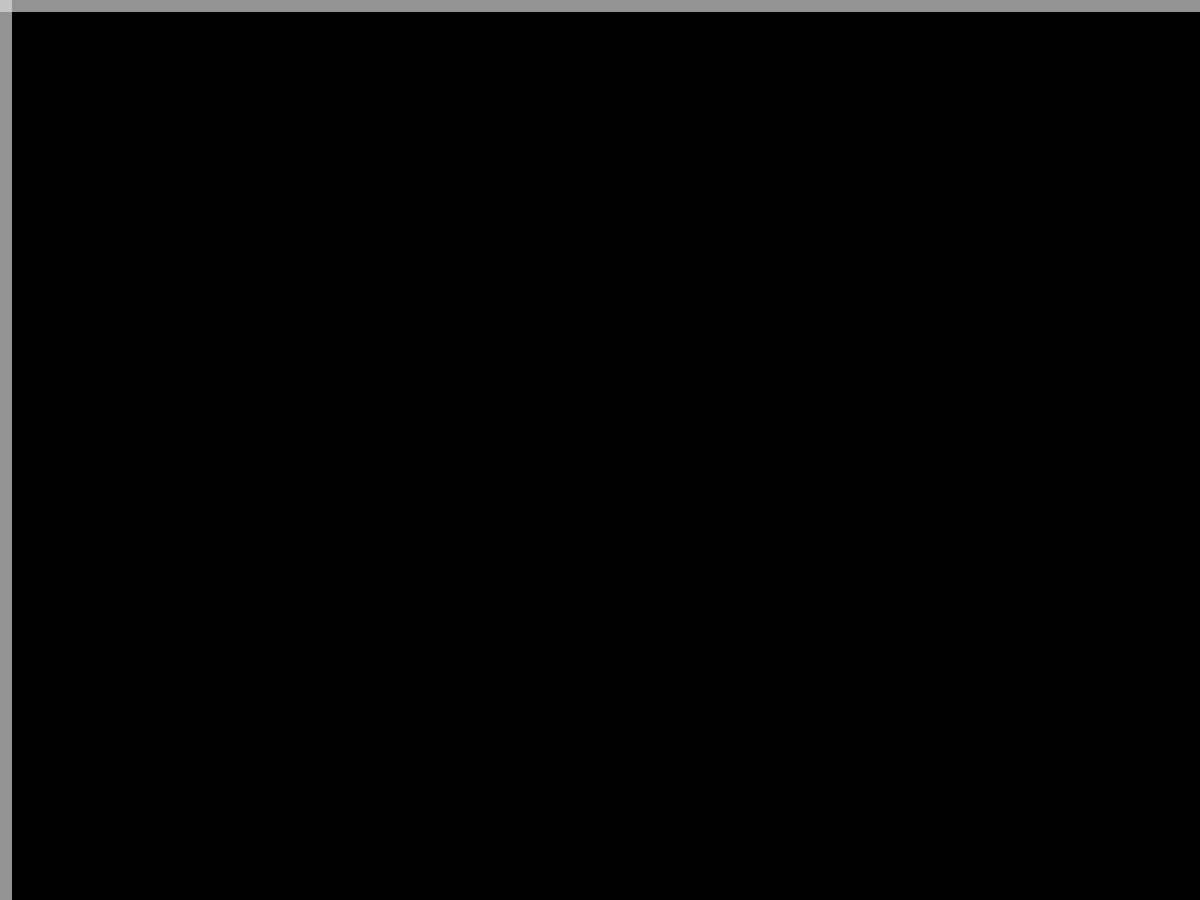
Frame 1 (no input)
Frame 60 (the mouse pressed at the canvas centre just before this capture): identical to frame 1, image omitted
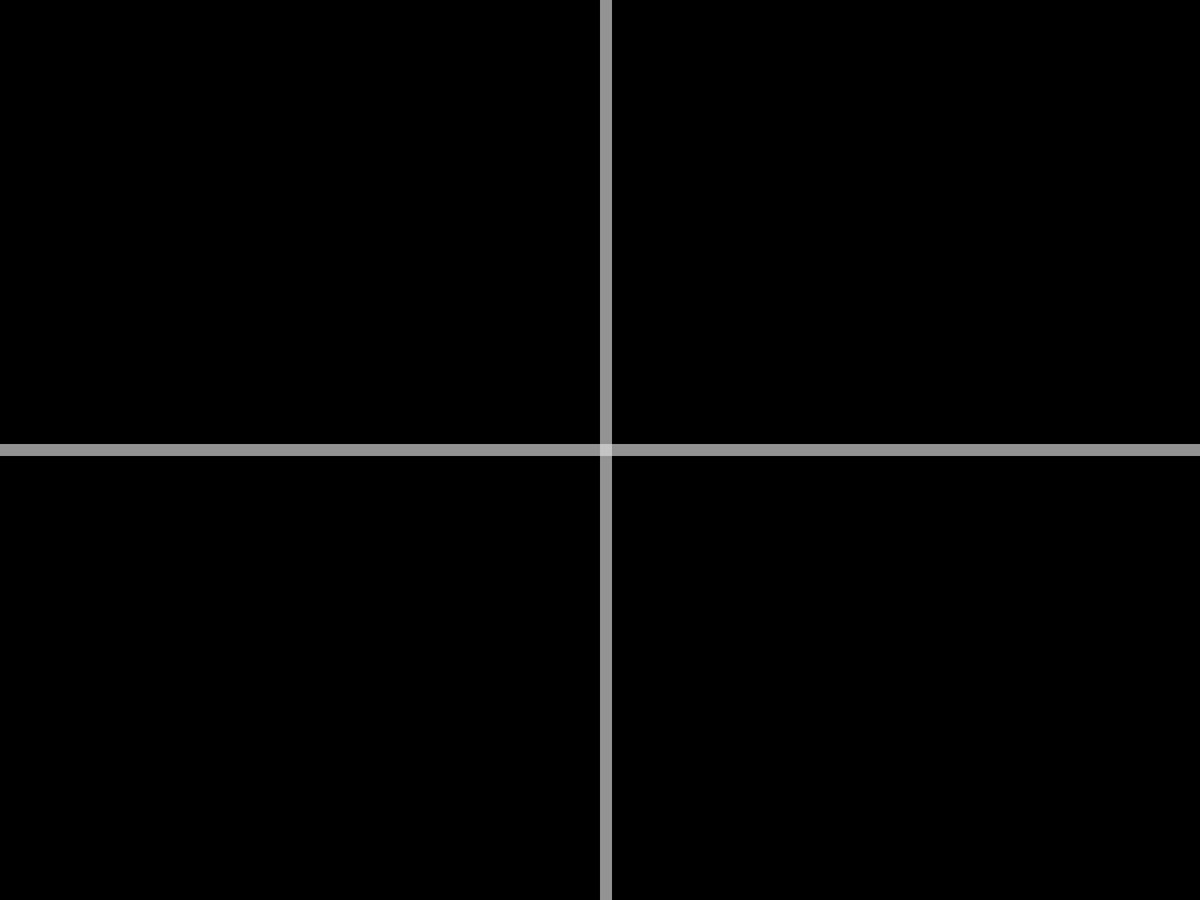
Frame 120 (the mouse held since frame 60 and released just before this capture)

The Processing sketch that drew these frames (run headless with seeded random() and noise(); from frame 60 on, the mouse is pressed at the canvas centre):

// Processing sketch: stripes
// ── stripes.pde
float w, sx, sy, n = 100;

void setup()
{
  fullScreen();
  noStroke();
  fill(220, 170);
}

void draw()
{
  background(0);
  w = width/n;
  sx = floor(mouseX / w);// Find the current stripe in x
  sy = floor(mouseY / w);
  rect(sx*w, 0, w, height);
  rect(0, sy*w, width, w);
}
